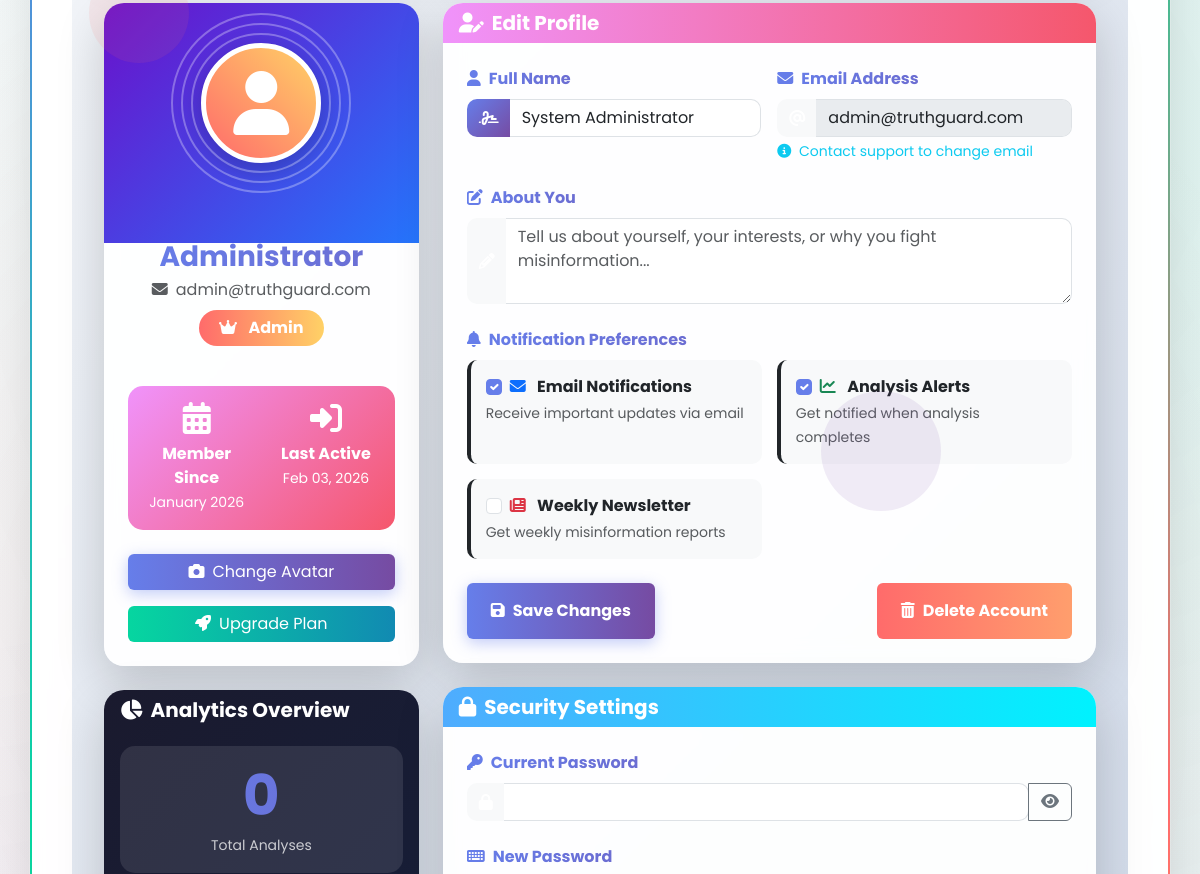
The app's page /profile (signed in, middle part), older data.
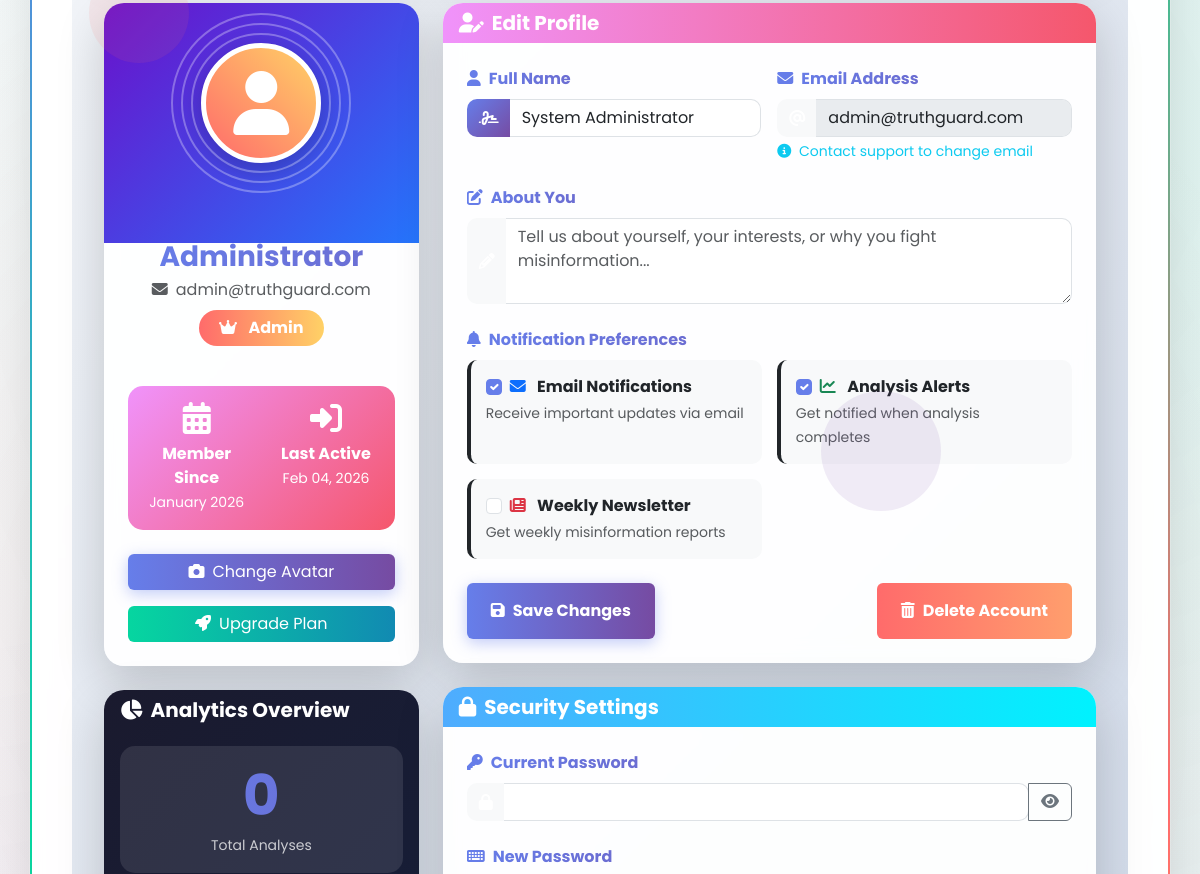
The same page, newer data.
### app.py (models this page shows)
class User(UserMixin, db.Model):
    __tablename__ = 'user'
    id = db.Column(db.Integer, primary_key=True)
    email = db.Column(db.String(120), unique=True, nullable=False)
    password = db.Column(db.String(200), nullable=False)
    name = db.Column(db.String(100), nullable=False)
    avatar = db.Column(db.String(200), default='default.png')
    role = db.Column(db.String(20), default='user')
    is_active = db.Column(db.Boolean, default=True)
    created_at = db.Column(db.DateTime, default=lambda: datetime.now(timezone.utc))
    last_login = db.Column(db.DateTime)
    analyses = db.relationship('Analysis', backref='author', lazy=True, cascade='all, delete-orphan')
    chat_history = db.relationship('ChatHistory', backref='author', lazy=True, cascade='all, delete-orphan')

### app.py (the view, shortened to what this page needs)
@app.route('/profile', methods=['GET', 'POST'])
@login_required
def profile():
    stats = {
        'total_analyses': Analysis.query.filter_by(user_id=current_user.id).count(),
        'reliable_count': Analysis.query.filter_by(user_id=current_user.id, classification='RELIABLE').count(),
        'suspicious_count': Analysis.query.filter_by(user_id=current_user.id, classification='SUSPICIOUS').count(),
        'fake_count': Analysis.query.filter_by(user_id=current_user.id, classification='FAKE').count(),
        'avg_confidence': float(db.session.query(db.func.avg(Analysis.confidence_score)).filter(
            Analysis.user_id == current_user.id).scalar() or 0)
    }
    return render_template('profile.html', user=current_user, stats=stats)

### app.py (called while the page is built)
@login_manager.user_loader
def load_user(user_id):
    try:
        return db.session.get(User, int(user_id))
    except Exception:
        return None

@app.context_processor
def inject_gemini_status():
    return {
        'gemini_available': _GEMINI_AVAILABLE,
        'gemini_model': _GEMINI_MODEL,
        'gemini_api_key_set': bool(_GEMINI_API_KEY and _GEMINI_API_KEY != 'your-gemini-api-key-here')
    }

### templates/profile.html (shortened to what the changed rows need)
{% extends "base.html" %}
{% block content %}
<div class="profile-container" style="
    background: linear-gradient(135deg, #f5f7fa 0%, #c3cfe2 100%);
    min-height: 100vh;
    padding: 20px;
">
    <div class="container py-4">
        <div class="row g-4">
            <div class="col-lg-4">
                <div class="card border-0 shadow-lg mb-4 glass-card" style="border-radius: 20px;">
                    <div class="card-body p-0">
                        <div class="profile-info p-4" style="margin-top: -60px;">
                            <div class="text-center mb-4">
                                <h3 class="fw-bold mb-1 text-gradient">{{ user.name }}</h3>
                                <p class="text-muted mb-2">
                                    <i class="fas fa-envelope me-2"></i>{{ user.email }}
                                </p>
                                <div class="role-badge mb-3" style="
                                    background: linear-gradient(90deg, {% if user.role == 'admin' %}#ff6b6b, #ffd166{% else %}#667eea, #764ba2{% endif %});
                                    color: white;
                                    padding: 6px 20px;
                                    border-radius: 20px;
                                    display: inline-block;
                                    font-weight: bold;
                                ">
                                    <i
                                        class="fas fa-{% if user.role == 'admin' %}crown{% else %}user{% endif %} me-2"></i>
                                    {{ user.role|title }}
                                </div>
                            </div>
                            <div class="member-info p-3 mb-4" style="
                                background: linear-gradient(135deg, #f093fb 0%, #f5576c 100%);
                                border-radius: 15px;
                                color: white;
                            ">
                                <div class="row text-center">
                                    <div class="col-6">
                                        <i class="fas fa-calendar-alt fa-2x mb-2"></i>
                                        <p class="mb-0 fw-bold">Member Since</p>
                                        <small>{{ user.created_at.strftime('%B %Y') }}</small>
                                    </div>
                                    <div class="col-6">
                                        <i class="fas fa-sign-in-alt fa-2x mb-2"></i>
                                        <p class="mb-0 fw-bold">Last Active</p>
                                        <small>{{ user.last_login.strftime('%b %d, %Y') if user.last_login else
                                            'Recently' }}</small>
                                    </div>
                                </div>
                            </div>
                        </div>
                    </div>
                </div>
            </div>
            <div class="col-lg-8">
                <div class="card border-0 shadow-lg mb-4 glass-card" style="border-radius: 20px;">
                    <div class="card-body p-4">
                        <form method="POST" action="{{ url_for('profile') }}" id="profileForm">
                            <div class="row g-3 mb-4">
                                <div class="col-md-6">
                                    <div class="input-group">
                                        <span class="input-group-text bg-gradient-primary text-white border-0">
                                            <i class="fas fa-signature"></i>
                                        </span>
                                        <input type="text" class="form-control" id="name" name="name"
                                            value="{{ user.name }}" required style="border-left: 0;">
                                    </div>
                                </div>
                                <div class="col-md-6">
                                    <div class="input-group">
                                        <span class="input-group-text bg-gradient-info text-white border-0">
                                            <i class="fas fa-at"></i>
                                        </span>
                                        <input type="email" class="form-control" id="email" value="{{ user.email }}"
                                            disabled style="border-left: 0;">
                                    </div>
                                </div>
                            </div>
                        </form>
                    </div>
                </div>
            </div>
        </div>
    </div>
</div>
{% endblock %}

Row changes from the older to the newer data that the page shows:
changed User "admin@truthguard.com": last_login "Feb 03, 2026" → "Feb 04, 2026"
